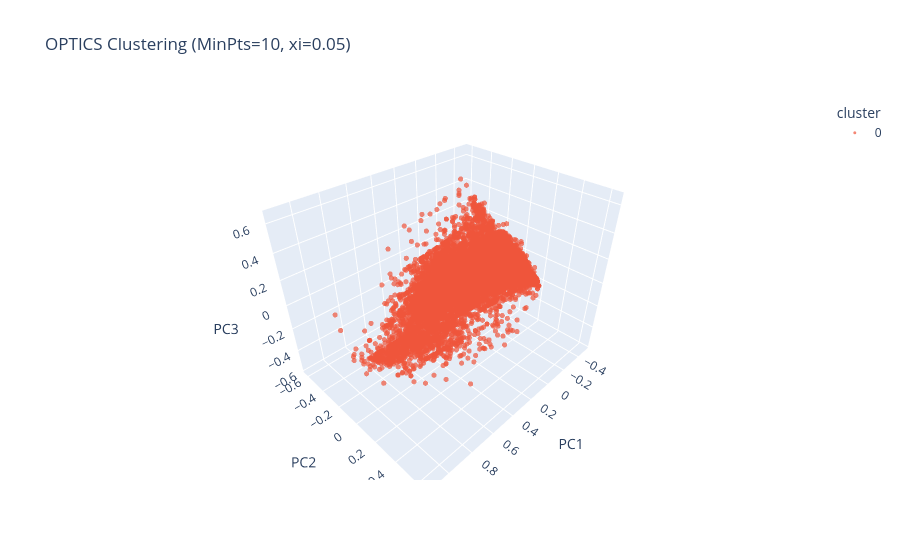

Write notebook code for a chart like this one.
### Code cell
# Optics

# 1. Parametri base
D = X_minmax.shape[1]
# È buona norma avere almeno 5 punti come minimo assoluto
MinPts = max(5, 2 * D)

# 2. Esecuzione OPTICS
# Un valore standard è tra 0.01 e 0.1. Lo imposto a 0.05 per bilanciare.
optics = OPTICS(
    min_samples=MinPts,
    xi=0.05,                  # CORRETTO: 0.05 è più sensato di 0.5
    min_cluster_size=0.05,    # Esempio: 1% dei dati totali come dimensione minima cluster
)

optics.fit(X_minmax)

# 3. Preparazione Dati per Reachability Plot
space = np.arange(len(X_minmax))
reachability = optics.reachability_[optics.ordering_]
labels = optics.labels_[optics.ordering_]

# 4. Plot del "Reachability Plot"
#
plt.figure(figsize=(12, 7))

# Logica dinamica per i colori (funziona con QUALSIASI numero di cluster)
unique_labels = np.unique(labels)
clusters_only = unique_labels[unique_labels != -1]
colors = plt.cm.jet(np.linspace(0, 1, len(clusters_only)))

# Plot dei cluster trovati
for klass, color in zip(clusters_only, colors):
    Xk = space[labels == klass]
    Rk = reachability[labels == klass]
    plt.plot(Xk, Rk, color=color, marker='.', linestyle='none',
             alpha=0.5, label=f'Cluster {klass}')

# Plot del rumore (punti neri)
plt.plot(space[labels == -1], reachability[labels == -1],
         'k.', alpha=0.1, label='Rumore')

plt.title(f'Reachability Plot (OPTICS) - xi={optics.xi}')
plt.ylabel('Reachability Distance (Epsilon)')
plt.xlabel('Punti ordinati per densità')
plt.grid(True, linestyle='--', alpha=0.5)
# Legenda fuori dal grafico se ci sono molti cluster
plt.legend(loc='upper right', bbox_to_anchor=(1.1, 1))
plt.tight_layout()
plt.show()

# 5. Preparazione Dati per Visualizzazione 3D
plot_df = pca_df.copy()
# Convertiamo in stringa per categorialità in Plotly, ma teniamo l'ordine corretto
plot_df['cluster'] = optics.labels_.astype(str)

# Statistiche
n_clusters = len(set(optics.labels_)) - (1 if -1 in optics.labels_ else 0)
n_noise = list(optics.labels_).count(-1)
perc_noise = (n_noise / len(plot_df)) * 100

print("-" * 30)
print(f"Cluster trovati: {n_clusters}")
print(f"Punti di rumore: {n_noise} ({perc_noise:.2f}%)")
print("-" * 30)

# 6. Plot 3D
# Ordiniamo le label numericamente per la legenda (altrimenti '10' viene prima di '2')
sorted_labels_int = sorted(list(set(optics.labels_)))
sorted_clusters_str = [str(i) for i in sorted_labels_int]

fig = px.scatter_3d(
    plot_df,
    x='PC1', y='PC2', z='PC3',
    color='cluster',
    title=f"OPTICS Clustering (MinPts={MinPts}, xi={optics.xi})",
    # Rumore in grigio chiaro per non disturbare
    color_discrete_map={'-1': 'lightgrey'},
    category_orders={"cluster": sorted_clusters_str},
    opacity=0.7
)

fig.update_traces(marker=dict(size=3))
fig.show()

### Figure 1 — Plotly figure (JSON) as saved in the notebook; plotly's stock layout.template omitted (floating-point values rounded to 4 significant figures; data arrays with more than 128 entries replaced by an {"elided": "..."} marker saying what was removed)
{"data": [{"hovertemplate": "cluster=0<br>PC1=%{x}<br>PC2=%{y}<br>PC3=%{z}<extra></extra>", "legendgroup": "0", "marker": {"color": "#EF553B", "opacity": 0.7, "size": 3, "symbol": "circle"}, "mode": "markers", "name": "0", "scene": "scene", "showlegend": true, "type": "scatter3d", "x": {"elided": "17050 float values"}, "y": {"elided": "17050 float values"}, "z": {"elided": "17050 float values"}}], "layout": {"legend": {"title": {"text": "cluster"}, "tracegroupgap": 0}, "scene": {"domain": {"x": [0, 1], "y": [0, 1]}, "xaxis": {"title": {"text": "PC1"}}, "yaxis": {"title": {"text": "PC2"}}, "zaxis": {"title": {"text": "PC3"}}}, "title": {"text": "OPTICS Clustering (MinPts=10, xi=0.05)"}}}
